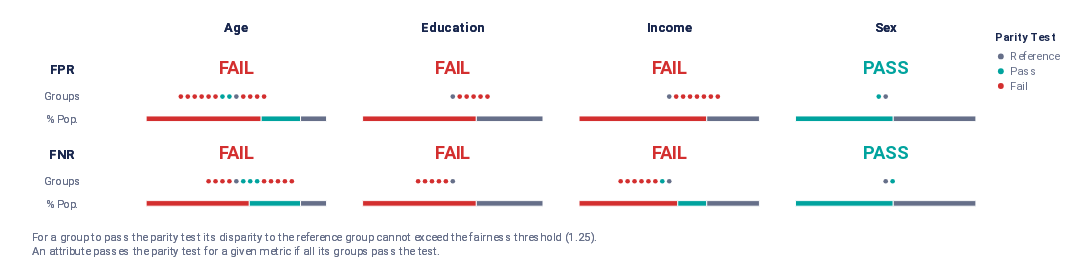

Write notebook code for a chart like this one.
### Code cell
columns_to_drop = ["Education_0_to_1",	"Education_2_to_3",	"Education_4_to_6"]

df_original = X_balanced1.copy()

# Drop suspected biased column
df_without_education = X_balanced1.drop(columns_to_drop, axis=1)

original_predictions = model.predict(df_original)

# rebuild model with resampled data and education removed
# Split the data into training and testing sets
X_train, X_test, y_train, y_test = train_test_split(df_without_education, y_balanced, test_size=0.2, random_state=1)

# Build Logistic Regression model
model_no_education = LogisticRegression(max_iter=1000)

# Fit model on training data
model_no_education.fit(X_train, y_train)

# Predictions on training data
y_train_pred = model_no_education.predict(X_train)

# Count the number of correct predictions for training data
num_correct_train = sum(y_train == y_train_pred)

# Calculate accuracy for training data
train_accuracy = num_correct_train / len(y_train)
print("Training Accuracy (without Education):", train_accuracy)

# Predictions on testing data
y_test_pred = model_no_education.predict(X_test)

# Count the number of correct predictions for testing data
num_correct_test = sum(y_test == y_test_pred)

# Calculate accuracy for testing data
test_accuracy = num_correct_test / len(y_test)
print("Testing Accuracy (without Education):", test_accuracy)

modified_predictions = model_no_education.predict(df_without_education)

# Compute classification reports for both sets of predictions
original_classification_report = classification_report(y_balanced1, original_predictions)
modified_classification_report = classification_report(y_balanced1, modified_predictions)

# Print the classification reports to compare
print("Classification Report Before Dropping the Education Column:")
print(original_classification_report)
print("\nClassification Report After Dropping the Education Column:")
print(modified_classification_report)

changed_labels = np.sum(np.abs(original_predictions - modified_predictions))
changed_labels

# Calculate confusion matrix after removing
conf_matrix = confusion_matrix(y_test, y_test_pred)
print("Confusion Matrix:")
print(conf_matrix)

df_audit = balanced_df[['Age', 'Education', 'Income', 'Sex']].copy()

df_audit['Age'] = df_audit['Age'].astype(str)
df_audit['Education'] = df_audit['Education'].astype(str)
df_audit['Income'] = df_audit['Income'].astype(str)
df_audit['Sex'] = df_audit['Sex'].astype(str)

df_audit['Age'] = df_audit['Age'].replace({'1': '18-24', '2': '25-29', '3': '30-34', '4': '35-39', '5': '40-44',
                                           '6': '45-49', '7': '50-54', '8': '55-59', '9': '60-64', '10': '65-69',
                                           '11': '70-74', '12': '75-79', '13': '80 or older'})
df_audit['Education'] = df_audit['Education'].replace({'1': 'Never attended school', '2': 'Elementary',
                                                       '3': 'Some High School', '4': 'High School graduate', '5': 'Some College',
                                                       '6': 'College graduate'})
df_audit['Income'] = df_audit['Income'].replace({'1': 'Below 10k', '2': '10k to 15k', '3': '15k to 20k', '4': '20k to 25k',
                                                 '5': '25k to 35k', '6': '35k to 50k', '7': '50k to 75k', '8': '75k or more'})
df_audit['Sex'] = df_audit['Sex'].replace({'0': 'Female', '1': 'Male'})
df_audit['label_value'] = y_balanced1
df_audit['score'] = modified_predictions

# Redefine reference groups
audit = Audit(df_audit, label_column = 'label_value', reference_groups = {'Age':'60-64', 'Education':'College graduate',
                                                                          'Income':'75k or more', 'Sex': 'Male'})
audit.audit(bias_args={
    "alpha": 0.05,
    "check_significance": True,
    "mask_significance": True
})
audit.summary_plot(metrics = ['fpr', 'fnr'], fairness_threshold = 1.25)
